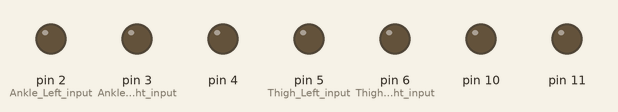
A sketch run on a simulated Arduino Uno, built with avr-gcc and run on an emulated ATmega328P. Parts: output pins drawn as LEDs (lit = HIGH). Pins used as bus, display or sensor lines are not drawn; what the sketch prints to the serial monitor is not drawn.

Above: at 0.1 s.
At 2.2 s:
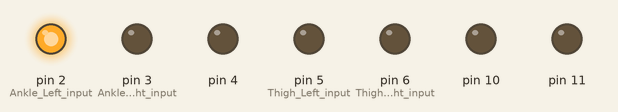
At 4.2 s:
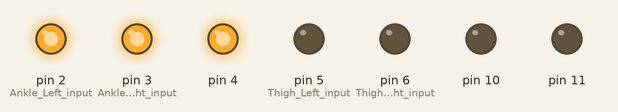
At 12.3 s:
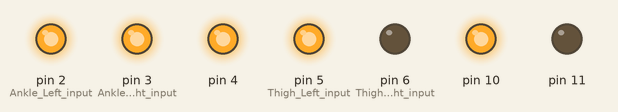
At 25.3 s:
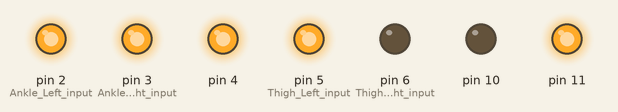
At 38.3 s:
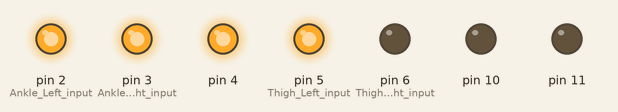
Timing chart, 0 to 39.8 s (numbered marks = the images above):
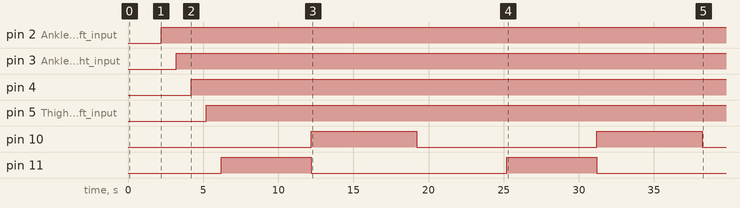

Measured:
- by itself, pin 2 (Ankle_Left_input): LOW → HIGH at 2.2 s
- by itself, pin 3 (Ankle_Right_input): LOW → HIGH at 3.2 s
- by itself, pin 4: LOW → HIGH at 4.2 s
- by itself, pin 5 (Thigh_Left_input): LOW → HIGH at 5.2 s
- by itself, pin 10: alternates HIGH for 7.0 s and LOW for 12.0 s
- by itself, pin 11: alternates HIGH for 6.0 s and LOW for 13.0 s

The sketch:

accerlerometer_code.ino
```cpp
//Maxim Integrated Max4618 Multiplexer

int B = 0;
int A = 0;  // the two digital pins for the bits

String data;
String data1;


/* Truth Table
 B A On Switches
 0 0 X0,Y0 (Left x-accel , Right x-accel)
 0 1 X1,Y1 (Left y-accel , Right y-accel)
 1 0 X2,Y2 (Left z-accel , Right z-accel)
 1 1 X3,Y3 (NOT USED)


 */
int  bin [] = {00, 01, 10};//list of binary values

void setup(){

  //Pin output
  pinMode(10, OUTPUT);    // B
  pinMode(11, OUTPUT);    // A

  //Acc Sensor Input Setup
  pinMode(0, OUTPUT); //Leg Left input
  pinMode(1, OUTPUT); //Leg Right input
  pinMode(2, OUTPUT); //Ankle Left input
  pinMode(3, OUTPUT); //Ankle Right input
  pinMode(5, OUTPUT); //Thigh Left input
  pinMode(6, OUTPUT); //Thigh Right input

  Serial.begin(9600); // fire up the serial
  Serial.println("Left Leg X, Right Leg X, Left Ankle X, Right Ankle X, Left Thigh X, Right Thigh X; Left Leg Y, Right Leg Y, Left Ankle Y, Right Ankle Y, Left Thigh Y, Right Thigh Y; Left Leg Z, Right Leg Z, Left Ankle Z, Right Ankle Z, Left Thigh Z, Right Thigh Z");

}


void loop () {
 for (int count=0; count < 3; count++) { //loop through each channel, checking for a signal

   int row = bin[count]; //channel 5 = 5th element in the bin list -> 101 etc.

   B = bitRead(row,1); //bitRead() -> parameter 1 = binary sequence, parameter 2 = which bit to read, starting from the right most bit
   A = bitRead(row,0); //channel 7 = 111, 1 = 2nd bit


   digitalWrite(10, B); // send the bits to the digital pins
   digitalWrite(11, A);


   Serial.print(count);
   Serial.print(" ==== ");

   int x[6];

   for (int sensor=0; sensor < 6; sensor++){ //loop through reading each accelerometer sensor data
     analogWrite(sensor, 255);
     delay(1000);
     //data=String(analogRead(sensor));
     data1 += data + " , ";
   }

  data1= data1 + "; ";
 }
 Serial.println(data1);
 data1="";
 delay (1000); // time to read the values
}
```
